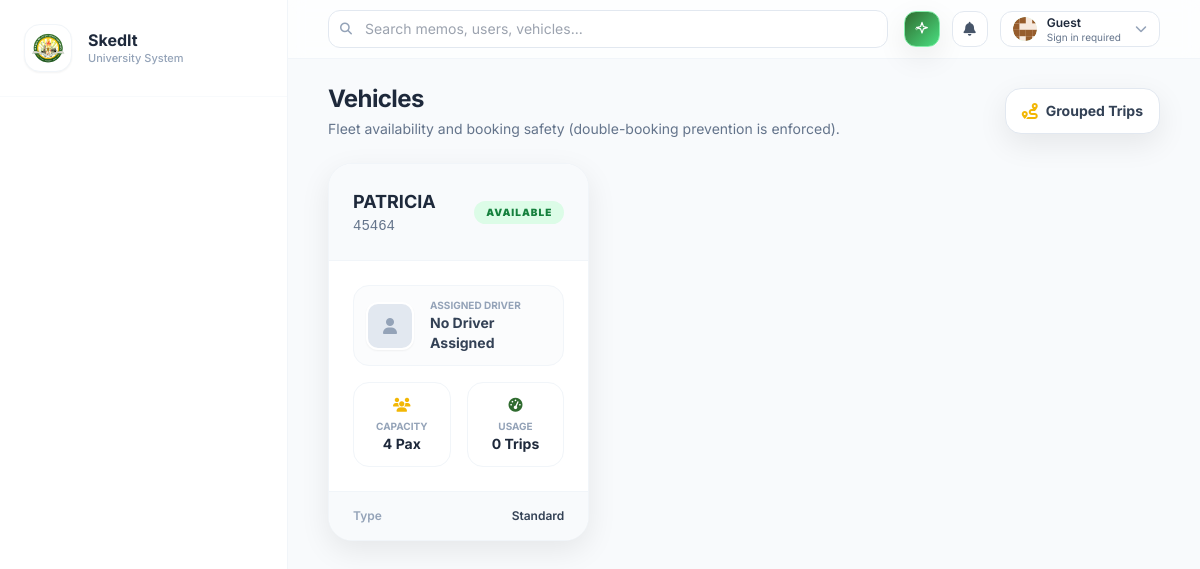
Page /resources/ on the committed database.
### resources/models.py (models this page shows, shortened)
class Vehicle(models.Model):
    class Status(models.TextChoices):
        AVAILABLE = "available", "Available"
        MAINTENANCE = "maintenance", "Maintenance"
        UNAVAILABLE = "unavailable", "Unavailable"
    name = models.CharField(max_length=100)
    plate_number = models.CharField(max_length=50, unique=True)
    capacity = models.PositiveIntegerField(default=4)
    status = models.CharField(max_length=20, choices=Status.choices, default=Status.AVAILABLE)
    driver_name = models.CharField(max_length=100, blank=True)
    driver_image = models.ImageField(upload_to="drivers/", null=True, blank=True)
    @property
    def is_booked_today(self):
        from django.utils import timezone
        from django.db.models import Q
        today = timezone.now().date()
        return self.bookings.filter(
            Q(start_date__lte=today, end_date__gte=today) |
            Q(start_date__isnull=True, memo__date=today)
        ).exists()

### resources/views.py (the view)
# urls.py: path("", views.vehicle_list, name="vehicle_list"),
def vehicle_list(request):
    vehicles = Vehicle.objects.all().order_by("name")
    return render(request, "resources/vehicle_list.html", {"vehicles": vehicles})

### notifications/context_processors.py (called while the page is built, shortened)
def unread_notifications(request):
    user = getattr(request, "user", None)
    if not user or not getattr(user, "is_authenticated", False):
        return {
            "unread_notifications_count": 0,
            "recent_notifications": [],
        }

### resources/templates/resources/vehicle_list.html (shortened to what this page needs)
{% extends "base.html" %}
{% block content %}
<div class="flex items-center justify-between gap-4">
  <div>
    <h1 class="text-2xl font-bold tracking-tight text-slate-800">Vehicles</h1>
    <p class="text-sm text-slate-500 mt-1">Fleet availability and booking safety (double-booking prevention is enforced).</p>
  </div>
  <div class="flex items-center gap-3">
    <a href="{% url 'resources:grouped_trips' %}" class="inline-flex items-center gap-2 px-4 py-3 rounded-2xl bg-white border border-slate-200 text-slate-700 shadow-soft hover:border-uniGold hover:bg-amber-50 transition">
      <i class="fa-solid fa-route text-uniGold"></i>
      <span class="font-bold text-sm">Grouped Trips</span>
    </a>
  </div>
</div>
<div x-data="{ imgModal: false, imgModalSrc: '' }" class="mt-6">
  <div class="grid grid-cols-1 md:grid-cols-2 lg:grid-cols-3 gap-6">
    {% for v in vehicles %}
    <div class="rounded-3xl bg-white border border-slate-100 shadow-soft overflow-hidden hover:shadow-lg transition-all group">
      <div class="p-6 bg-slate-50 border-b border-slate-100">
        <div class="flex items-center justify-between">
          <div>
            <h3 class="text-lg font-bold text-slate-800">{{ v.name }}</h3>
            <p class="text-sm font-mono text-slate-500 uppercase">{{ v.plate_number }}</p>
          </div>
          <span class="px-3 py-1 rounded-full text-[10px] font-black uppercase tracking-widest
          {% if v.status == 'maintenance' %}bg-amber-100 text-amber-700
          {% elif v.is_booked_today %}bg-blue-100 text-blue-700
          {% elif v.status == 'available' %}bg-green-100 text-green-700
          {% else %}bg-slate-100 text-slate-700{% endif %}">
          {% if v.is_booked_today and v.status == 'available' %}Booked{% else %}{{ v.get_status_display }}{% endif %}
        </span>
        </div>
      </div>
      <div class="p-6 space-y-4">
        <div class="flex items-center gap-4 p-3 rounded-2xl bg-slate-50/50 border border-slate-100">
          <button type="button"
            class="h-12 w-12 rounded-xl overflow-hidden bg-slate-200 border-2 border-white shadow-sm shrink-0 hover:scale-110 hover:ring-2 hover:ring-uniGold transition-all cursor-zoom-in">
            {% if v.driver_image %}
            <img src="{{ v.driver_image.url }}" class="h-full w-full object-cover">
            {% else %}
            <div class="h-full w-full flex items-center justify-center text-slate-400">
              <i class="fa-solid fa-user"></i>
            </div>
            {% endif %}
          </button>
          <div>
            <p class="text-[10px] font-bold text-slate-400 uppercase">Assigned Driver</p>
            <p class="text-sm font-bold text-slate-700">{{ v.driver_name|default:"No Driver Assigned" }}</p>
          </div>
        </div>
        <div class="grid grid-cols-2 gap-4">
          <div class="p-3 rounded-2xl border border-slate-100 flex flex-col items-center group-hover:border-uniGold/20 transition">
            <i class="fa-solid fa-users text-uniGold text-sm mb-1"></i>
            <p class="text-[10px] text-slate-400 font-bold uppercase">Capacity</p>
            <p class="text-sm font-bold text-slate-800">{{ v.capacity }} Pax</p>
          </div>
          <div class="p-3 rounded-2xl border border-slate-100 flex flex-col items-center group-hover:border-uniGreen/20 transition">
            <i class="fa-solid fa-gauge-high text-uniGreen text-sm mb-1"></i>
            <p class="text-[10px] text-slate-400 font-bold uppercase">Usage</p>
            <p class="text-sm font-bold text-slate-800">{{ v.bookings.count }} Trips</p>
          </div>
        </div>
      </div>
      <div class="px-6 py-4 bg-slate-50 border-t border-slate-100">
        <div class="flex items-center justify-between text-xs font-semibold">
          <span class="text-slate-400">Type</span>
          <span class="text-slate-700">{{ v.get_vehicle_type_display|default:"Standard" }}</span>
        </div>
      </div>
    </div>
    {% empty %}
    <div class="col-span-full py-20 text-center bg-white rounded-3xl border border-dashed border-slate-200">
      <i class="fa-solid fa-van-shuttle text-4xl text-slate-200 mb-4"></i>
      <p class="text-slate-500 font-bold">No vehicles currently listed in the system.</p>
    </div>
    {% endfor %}
  </div>
</div>
{% endblock %}

### templates/base.html (style rules this page uses)
html, body { font-family: Inter, system-ui, -apple-system, Segoe UI, Roboto, Arial, sans-serif; height: 100%; margin: 0; }

### rows in the picture
Vehicle: name "PATRICIA", plate_number "45464", status "AVAILABLE", driver_name "No Driver Assigned", capacity "4", bookings.count "0", vehicle_type "Standard"
